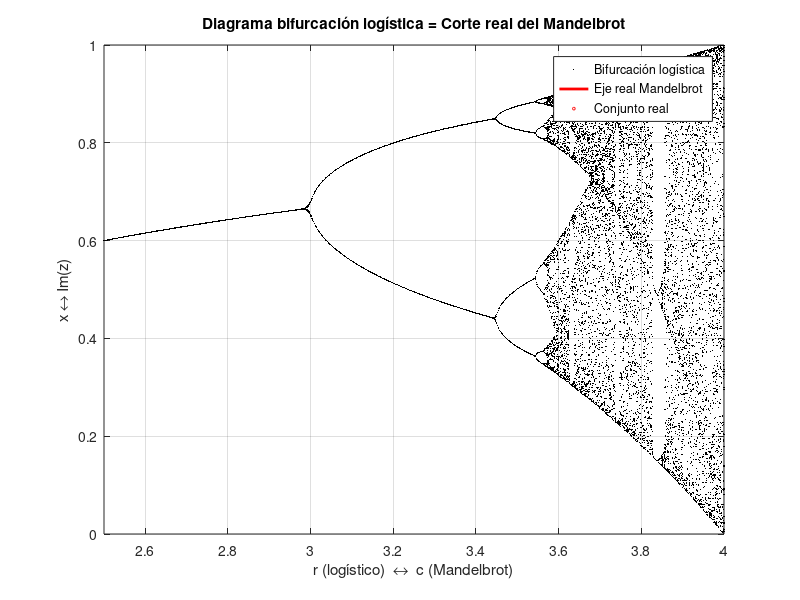

Write the MATLAB code that produced this figure.
function logistic_mandelbrot_link()
  % 1) Diagrama bifurcación logística
  r = linspace(2.5, 4, 800);
  bif_points = [];
  for i=1:length(r)
    x = 0.3;  % Condición inicial
    for n=1:200  x = r(i)*x*(1-x); end  % Transitorio
    for n=1:50   x = r(i)*x*(1-x); bif_points(end+1,:) = [r(i), x]; end
  end
  
  % 2) Corte real del Mandelbrot (c ∈ [-2, 0.25])
  c_vals = linspace(-2, 0.25, 800);
  mandel_real = [];
  for i=1:length(c_vals)
    z = 0;
    for n=1:100
      z = z^2 + c_vals(i);
      if abs(z) > 2, break; end
    end
    if abs(z) <= 2, mandel_real(end+1,:) = [c_vals(i), 0]; end
  end
  
  % 3) Gráfica superpuesta
  figure(1); clf;
  plot(bif_points(:,1), bif_points(:,2), 'k.', 'MarkerSize', 1); hold on;
  plot(c_vals, zeros(size(c_vals)), 'r-', 'LineWidth', 2);  % Eje real Mandelbrot
  plot(mandel_real(:,1), mandel_real(:,2), 'ro', 'MarkerSize', 2);
  
  xlabel('r (logístico)  ↔  c (Mandelbrot)'); ylabel('x ↔ Im(z)');
  title('Diagrama bifurcación logística = Corte real del Mandelbrot');
  legend('Bifurcación logística', 'Eje real Mandelbrot', 'Conjunto real');
  grid on; xlim([2.5 4]); ylim([0 1]);
end
